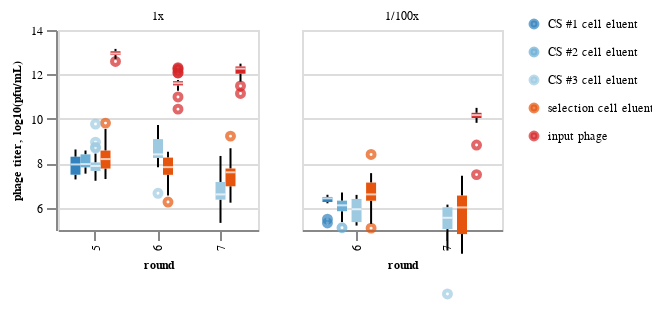

The cell this chart's notebook holds for it:
### Code cell
(alt.Chart(data).mark_boxplot(size=5)
 .encode(
    x=alt.X("r:O", title="round"),
    y=alt.Y("C_log(pfu/mL)", title="phage titer, log10(pfu/mL)", scale=alt.Scale(domain=[5,14])),
    color=alt.Color(
        "fraction_name", 
        # title="fraction",
        title=None,
        sort=list(fraction_map.values()), 
        scale=alt.Scale(domain=list(fraction_map.values()), range=["#3182bd","#6baed6","#9ecae1","#e6550d","#d62728"])
    ),
    xOffset=alt.XOffset("fraction_name",sort=list(fraction_map.values()))
  )
 .properties(
     # width=alt.Step(25),
     width=100,
     height=100
 )
 .facet(column=alt.Column('Scale', sort=['1x','1/100x'], title=None))
 .resolve_scale(x='independent',xOffset='independent')
 .configure(
     point=dict(
         size=FONT_SIZE*2,
         strokeWidth=2,
     ),
     line=dict(
         # size=FONT_SIZE,
         strokeWidth=1,
     ),
     header=dict(
         labelFontSize=FONT_SIZE,
         titleFontSize=FONT_SIZE,
         labelPadding=FONT_SIZE//2,
     ),
     axis=dict(
         labelFontSize=FONT_SIZE,
         titleFontSize=FONT_SIZE
     ),
     legend=dict(
         titleFontSize=FONT_SIZE,
         labelFontSize=FONT_SIZE,
         symbolSize=FONT_SIZE*2,
         padding=-FONT_SIZE
     )
 )
)

### Figure 1 — Vega-Lite specification as saved in the notebook (floating-point values rounded to 4 significant figures; data arrays with more than 128 entries replaced by an {"elided": "..."} marker saying what was removed)
{"config": {"view": {"continuousWidth": 300, "continuousHeight": 300}, "axis": {"labelFontSize": 6, "titleFontSize": 6}, "header": {"labelFontSize": 6, "titleFontSize": 6, "labelPadding": 3}, "legend": {"titleFontSize": 6, "labelFontSize": 6, "symbolSize": 12, "padding": -6}, "line": {"strokeWidth": 1}, "point": {"size": 12, "strokeWidth": 2}}, "data": {"name": "data-b2da162a2004fe9f015661b371b653da"}, "facet": {"column": {"field": "Scale", "sort": ["1x", "1/100x"], "title": null, "type": "nominal"}}, "spec": {"mark": {"type": "boxplot", "size": 5}, "encoding": {"color": {"field": "fraction_name", "scale": {"domain": ["CS #1 cell eluent", "CS #2 cell eluent", "CS #3 cell eluent", "selection cell eluent", "input phage"], "range": ["#3182bd", "#6baed6", "#9ecae1", "#e6550d", "#d62728"]}, "sort": ["CS #1 cell eluent", "CS #2 cell eluent", "CS #3 cell eluent", "selection cell eluent", "input phage"], "title": null, "type": "nominal"}, "x": {"field": "r", "title": "round", "type": "ordinal"}, "xOffset": {"field": "fraction_name", "sort": ["CS #1 cell eluent", "CS #2 cell eluent", "CS #3 cell eluent", "selection cell eluent", "input phage"], "type": "nominal"}, "y": {"field": "C_log(pfu/mL)", "scale": {"domain": [5, 14]}, "title": "phage titer, log10(pfu/mL)", "type": "quantitative"}}, "height": 100, "width": 100}, "resolve": {"scale": {"x": "independent", "xOffset": "independent"}}, "$schema": "https://vega.github.io/schema/vega-lite/v5.17.0.json", "datasets": {"data-b2da162a2004fe9f015661b371b653da": {"elided": "420 records"}}}
